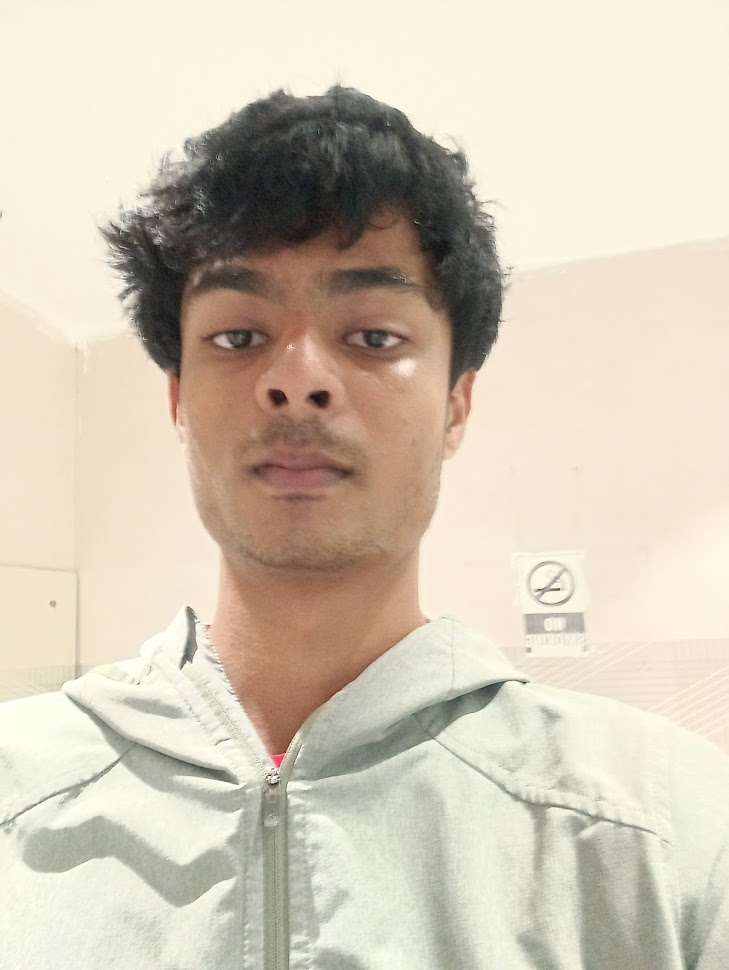
#> input picture QuantumImageProcessing/proc2.jpg, 729 x 970 px
$ jupyter execute --allow-errors RGBHED.ipynb
#> lines starting #> are read from the running program, lines starting #| are printed output that depends on the picture
#> further down, img is the input picture: PIL image 729x970 RGB; mean R, G, B 210.9, 200.1, 182.6
#> `img = img.resize((n_pixels_per_side, n_pixels_per_side))`:
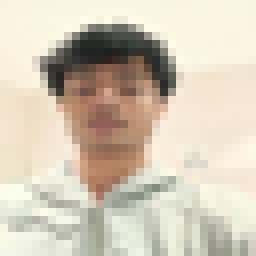
#> img: PIL image 32x32 RGB (shown 8 times larger); mean R, G, B 210.9, 200.2, 182.6
[cell 1]
import numpy as np
import matplotlib.pyplot as plt
# Import required libraries
import matplotlib.pyplot as plt
import matplotlib.image as mpimg
from skimage.transform import resize
from PIL import Image
import numpy as np
from numpy import asarray

from qiskit import transpile
from qiskit.visualization import array_to_latex
from qiskit_aer import Aer

# Use AerSimulator for the latest version
from qiskit_aer import AerSimulator
from qiskit import QuantumCircuit

[cell 2]
def amplitude_encode(img_data):

    # Calculate the RMS value
    rms_32_rgb = np.sqrt(np.sum(np.sum(img_data**2, axis=1)))

    # Create normalized image
    image_norm = []
    for arr in img_data:
        for ele in arr:
            image_norm.append(ele / rms_32_rgb)

    # Return the normalized image as a numpy array
    return np.array(image_norm)
def horverencode(im_r):
    h_norm_im = amplitude_encode(im_r)
    v_norm_im = amplitude_encode(im_r.T)
    return h_norm_im,v_norm_im

def hed(h_norm_image_32_rgb,v_norm_image_32_rgb,Amp_permutation_unitary_32_rgb,total_q_32_rgb):
    h_norm_image_32_rgb /= np.linalg.norm(h_norm_image_32_rgb)
    v_norm_image_32_rgb /= np.linalg.norm(v_norm_image_32_rgb)
    qc_h_32_rgb = QuantumCircuit(total_q_32_rgb)
    qc_h_32_rgb.initialize(h_norm_image_32_rgb, range(1, total_q_32_rgb))
    qc_h_32_rgb.h(0)
    qc_h_32_rgb.unitary(Amp_permutation_unitary_32_rgb, range(total_q_32_rgb))
    qc_h_32_rgb.h(0)

    # Create the circuit for vertical scan
    qc_v_32_rgb = QuantumCircuit(total_q_32_rgb)
    qc_v_32_rgb.initialize(v_norm_image_32_rgb, range(1, total_q_32_rgb))
    qc_v_32_rgb.h(0)
    qc_v_32_rgb.unitary(Amp_permutation_unitary_32_rgb, range(total_q_32_rgb))
    qc_v_32_rgb.h(0)
    # Combine both circuits into a single list
    circ_list_32_rgb = [qc_h_32_rgb, qc_v_32_rgb]
    return circ_list_32_rgb
def simu(circ_list_32_rgb,data_q_32_rgb):
    # Define the simulator backend
    simulator = Aer.get_backend('statevector_simulator')

    # Assuming `circ_list_32_rgb`, `qc_h_32_rgb`, and `qc_v_32_rgb` are your quantum circuits
    # Transpile the circuits for the simulator (this optimizes them for the simulator backend)
    transpiled_circuits = [transpile(circ, simulator) for circ in circ_list_32_rgb]

    # Run the transpiled circuits on the simulator
    results = simulator.run(transpiled_circuits).result()

    # Retrieve the statevectors for horizontal and vertical scans
    state_vector_h_32_rgb = results.get_statevector(circ_list_32_rgb[0])
    state_vector_v_32_rgb = results.get_statevector(circ_list_32_rgb[1])

    # [9 lines of commented-out code are left out]
    threshold = lambda amp: (amp > 1e-15 or amp < -1e-15)

    # Selecting odd states from the raw statevector and
    # reshaping column vector of size 64 to an 8x8 matrix
    h_edge_scan_img_32_rgb = np.abs(np.array([1 if threshold(state_vector_h_32_rgb[2*(i)+1].real) else 0 for i in range(2**data_q_32_rgb)])).reshape(32, 32)
    v_edge_scan_img_32_rgb= np.abs(np.array([1 if threshold(state_vector_v_32_rgb[2*(i)+1].real) else 0 for i in range(2**data_q_32_rgb)])).reshape(32, 32).T

    return h_edge_scan_img_32_rgb,v_edge_scan_img_32_rgb

def start(img,n_qubits):
#> called with n_qubits = 10
    img=asarray(img)
    im_r = img[:, :, 0]
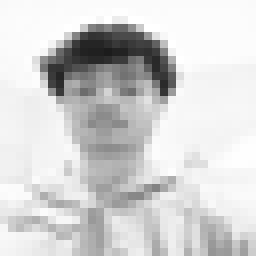
#> im_r: shape (32, 32) (shown 8 times larger); min 28, max 255, mean 210.9
    im_g = img[:, :, 1]
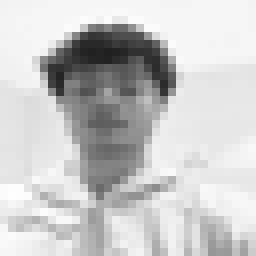
#> im_g: shape (32, 32) (shown 8 times larger); min 32, max 254, mean 200.2
    im_b = img[:, :, 2]
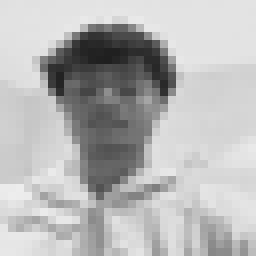
#> im_b: shape (32, 32) (shown 8 times larger); min 31, max 237, mean 182.6

    h_norm_im_r,v_norm_im_r = horverencode(im_r)
#> in amplitude_encode, `rms_32_rgb = np.sqrt(np.sum(np.sum(img_data**2, axis=1)))`: rms_32_rgb = 311.6
#> the loop in amplitude_encode, `for arr in img_data:` made 32 passes
#> after the loop in amplitude_encode, `for arr in img_data:`: image_norm = 1024 values, max 0.818 at index 74, min 0.0899 at index 205, mean 0.677
#> in horverencode, `h_norm_im = amplitude_encode(im_r)`: h_norm_im has the same summary as image_norm in amplitude_encode
#> the loop in amplitude_encode (call 2), `for arr in img_data:` made 32 passes
#> in horverencode, `v_norm_im = amplitude_encode(im_r.T)`: v_norm_im = 1024 values, max 0.818 at index 259, min 0.0899 at index 422, mean 0.677
#> h_norm_im_r has the same summary as image_norm in amplitude_encode; v_norm_im_r has the same summary as v_norm_im in horverencode
    h_norm_im_g,v_norm_im_g = horverencode(im_g)
#> h_norm_im_g = 1024 values, max 0.762 at index 769, min 0.096 at index 205, mean 0.6; v_norm_im_g = 1024 values, max 0.762 at index 56, min 0.096 at index 422, mean 0.6
    h_norm_im_b,v_norm_im_b = horverencode(im_b)
#> h_norm_im_b = 1024 values, max 0.697 at index 738, min 0.0912 at index 237, mean 0.537; v_norm_im_b = 1024 values, max 0.697 at index 56, min 0.0912 at index 423, mean 0.537
    data_q_32_rgb = n_qubits
    ancillary_q_32_rgb = 1
    total_q_32_rgb = data_q_32_rgb + ancillary_q_32_rgb

    # Initialize the amplitude permutation unitary
    Amp_permutation_unitary_32_rgb = np.identity(2**total_q_32_rgb)
    print(Amp_permutation_unitary_32_rgb)
    Amp_permutation_unitary_32_rgb=np.roll(Amp_permutation_unitary_32_rgb,1,axis=1)

    circ_list_r = hed(h_norm_im_r,v_norm_im_r,Amp_permutation_unitary_32_rgb,total_q_32_rgb)
#> in hed, `h_norm_image_32_rgb /= np.linalg.norm(h_norm_image_32_rgb)`: h_norm_image_32_rgb = 1024 values, max 0.0366 at index 74, min 0.00402 at index 205, mean 0.0303
#> in hed, `v_norm_image_32_rgb /= np.linalg.norm(v_norm_image_32_rgb)`: v_norm_image_32_rgb = 1024 values, max 0.0366 at index 259, min 0.00402 at index 422, mean 0.0303
    circ_list_g = hed(h_norm_im_g,v_norm_im_g,Amp_permutation_unitary_32_rgb,total_q_32_rgb)
    circ_list_b = hed(h_norm_im_b,v_norm_im_b,Amp_permutation_unitary_32_rgb,total_q_32_rgb)

    h_edge_r , v_edge_r = simu(circ_list_r,data_q_32_rgb)
    h_edge_g , v_edge_g = simu(circ_list_g,data_q_32_rgb)
    h_edge_b , v_edge_b = simu(circ_list_b,data_q_32_rgb)
    edge_scan_image_32_rgb = h_edge_r+h_edge_g+h_edge_b+v_edge_r+v_edge_g+v_edge_b

    # [11 lines of commented-out code are left out]
    return edge_scan_image_32_rgb

[cell 3]
filename = 'proc2.jpg'

n_qubits = 10
n_pixels_per_side = 2 ** (n_qubits // 2)
img = Image.open(filename)


# Resize the image
img = img.resize((n_pixels_per_side, n_pixels_per_side))
#> (the rest of this cell did not finish here and is left out)

[cell 4]
def process_image_chunks(filename, chunk_size=32, n_qubits=10):
    # Open and resize the image to ensure it's a multiple of chunk size

#> called with filename = 'proc2.jpg', chunk_size = 32, n_qubits = 10
    img = Image.open(filename)
    img = img.resize((256, 256))
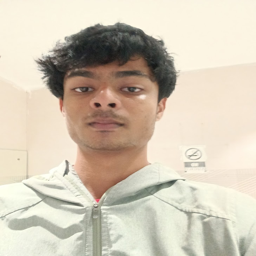
#> img: PIL image 256x256 RGB; mean R, G, B 210.9, 200.1, 182.6
    img_array = np.array(img)

    # Initialize the final edge scan image
    final_edge_scan = np.zeros((256, 256))

    # Process each 32x32 chunk
    for i in range(0, 256, chunk_size):
        for j in range(0, 256, chunk_size):
            # Extract the chunk
            chunk = img_array[i:i+chunk_size, j:j+chunk_size]

            # Process each color channel
            im_r = chunk[:, :, 0]
            im_g = chunk[:, :, 1]
            im_b = chunk[:, :, 2]

            # Perform quantum edge detection on each channel
            h_norm_im_r, v_norm_im_r = horverencode(im_r)
            h_norm_im_g, v_norm_im_g = horverencode(im_g)
            h_norm_im_b, v_norm_im_b = horverencode(im_b)

            data_q_32_rgb = n_qubits
            ancillary_q_32_rgb = 1
            total_q_32_rgb = data_q_32_rgb + ancillary_q_32_rgb

            # Initialize the amplitude permutation unitary
            Amp_permutation_unitary_32_rgb = np.identity(2**total_q_32_rgb)
            Amp_permutation_unitary_32_rgb = np.roll(Amp_permutation_unitary_32_rgb, 1, axis=1)

            # Process circuits for each color channel
            circ_list_r = hed(h_norm_im_r, v_norm_im_r, Amp_permutation_unitary_32_rgb, total_q_32_rgb)
            circ_list_g = hed(h_norm_im_g, v_norm_im_g, Amp_permutation_unitary_32_rgb, total_q_32_rgb)
            circ_list_b = hed(h_norm_im_b, v_norm_im_b, Amp_permutation_unitary_32_rgb, total_q_32_rgb)

            # Simulate and get edge scans
            h_edge_r, v_edge_r = simu(circ_list_r, data_q_32_rgb)
            h_edge_g, v_edge_g = simu(circ_list_g, data_q_32_rgb)
            h_edge_b, v_edge_b = simu(circ_list_b, data_q_32_rgb)

            # Combine edge scans for the chunk
            chunk_edge_scan = h_edge_r + h_edge_g + h_edge_b + v_edge_r + v_edge_g + v_edge_b

            # Place the chunk in the final image
            final_edge_scan[i:i+chunk_size, j:j+chunk_size] = chunk_edge_scan
#> final_edge_scan: shape (256, 256) float64; every value is 0
#> call 2 of process_image_chunks, with filename = 'proc.jpg', chunk_size = 32, n_qubits = 10
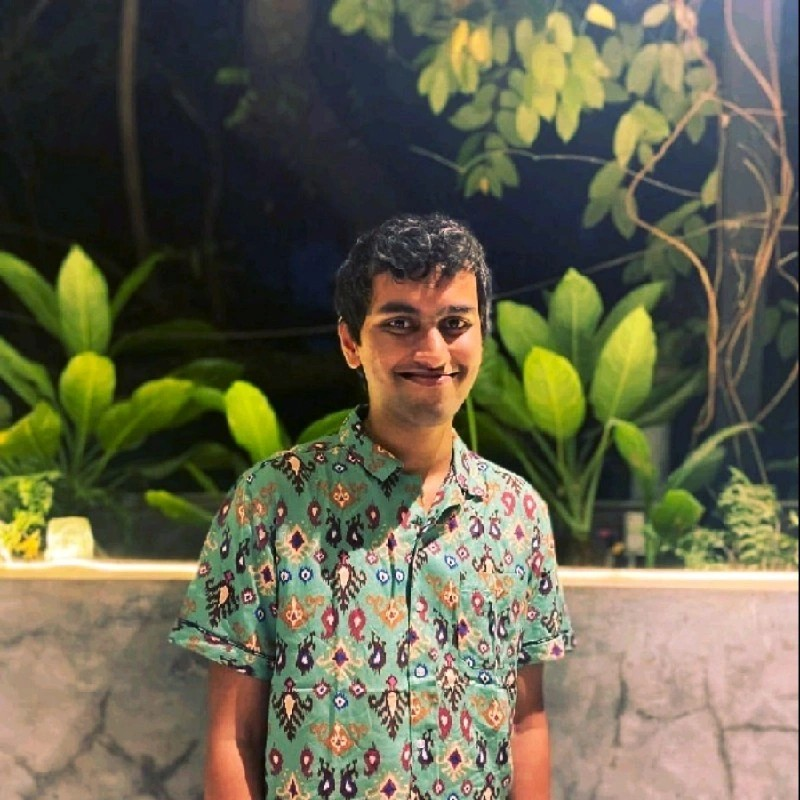
#> input picture QuantumImageProcessing/proc.jpg, 800 x 800 px
#> in process_image_chunks, img is the input picture: PIL image 800x800 RGB; mean R, G, B 103.3, 100.4, 78.2
#> in process_image_chunks (call 2), `img = img.resize((256, 256))`:
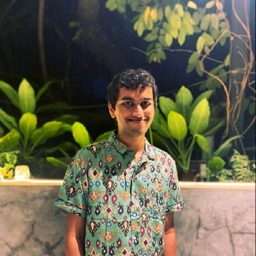
#> img: PIL image 256x256 RGB; mean R, G, B 103.3, 100.4, 78.2
#> this loop made 1 pass
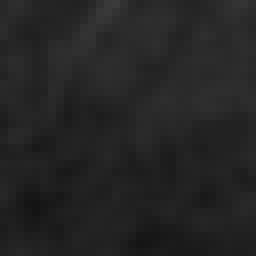
#> im_b: shape (32, 32) (shown 8 times larger); min 20, max 59, mean 36.5

    # Visualize and return the final edge scan
    plt.figure(figsize=(10,5))
    plt.subplot(1,2,1)
    plt.title('Original Image')
    plt.imshow(img)
    plt.subplot(1,2,2)
    plt.title('Quantum Edge Scan')
    plt.imshow(final_edge_scan, cmap='gray')
    plt.tight_layout()
    plt.show()

    return final_edge_scan

# Usage
#> (the rest of this cell did not finish here and is left out)
